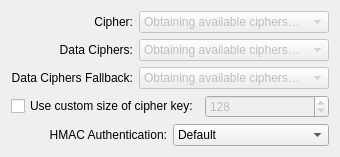
     <widget class="QWidget" name="securityTab">
      <attribute name="title">
       <string>Security</string>
      </attribute>
      <layout class="QVBoxLayout" name="verticalLayout_7">
       <item>
        <layout class="QHBoxLayout" name="horizontalLayout">
         <item>
          <widget class="QLabel" name="label_3">
           <property name="toolTip">
            <string>Encrypt packets with cipher algorithm. The default is BF-CBC (Blowfish in Cipher
Block Chaining mode).</string>
           </property>
           <property name="text">
            <string>Cipher:</string>
           </property>
           <property name="alignment">
            <set>Qt::AlignRight|Qt::AlignTrailing|Qt::AlignVCenter</set>
           </property>
           <property name="buddy">
            <cstring>cboCipher</cstring>
           </property>
          </widget>
         </item>
         <item>
          <widget class="QComboBox" name="cboCipher">
           <property name="enabled">
            <bool>false</bool>
           </property>
           <property name="sizePolicy">
            <sizepolicy hsizetype="Preferred" vsizetype="Fixed">
             <horstretch>0</horstretch>
             <verstretch>0</verstretch>
            </sizepolicy>
           </property>
           <property name="toolTip">
            <string>Encrypt packets with cipher algorithm. The default is BF-CBC (Blowfish in Cipher
Block Chaining mode).</string>
           </property>
           <item>
            <property name="text">
             <string>Obtaining available ciphers…</string>
            </property>
           </item>
          </widget>
         </item>
       </layout>
      </item>
      <item>
       <layout class="QHBoxLayout" name="horizontalLayout_dataCiphers">
        <item>
         <widget class="QLabel" name="labelDataCiphers">
          <property name="toolTip">
           <string>Data channel cipher list to negotiate (OpenVPN 2.5+).</string>
          </property>
          <property name="text">
           <string>Data Ciphers:</string>
          </property>
          <property name="alignment">
           <set>Qt::AlignRight|Qt::AlignTrailing|Qt::AlignVCenter</set>
          </property>
          <property name="buddy">
           <cstring>cboDataCiphers</cstring>
          </property>
         </widget>
        </item>
        <item>
         <widget class="QComboBox" name="cboDataCiphers">
          <property name="enabled">
           <bool>false</bool>
          </property>
          <item>
           <property name="text">
            <string>Obtaining available ciphers…</string>
           </property>
          </item>
         </widget>
        </item>
       </layout>
      </item>
      <item>
       <layout class="QHBoxLayout" name="horizontalLayout_dataCiphersFallback">
        <item>
         <widget class="QLabel" name="labelDataCiphersFallback">
          <property name="toolTip">
           <string>Fallback data cipher if negotiation fails (OpenVPN 2.5+).</string>
          </property>
          <property name="text">
           <string>Data Ciphers Fallback:</string>
          </property>
          <property name="alignment">
           <set>Qt::AlignRight|Qt::AlignTrailing|Qt::AlignVCenter</set>
          </property>
          <property name="buddy">
           <cstring>cboDataCiphersFallback</cstring>
          </property>
         </widget>
        </item>
        <item>
         <widget class="QComboBox" name="cboDataCiphersFallback">
          <property name="enabled">
           <bool>false</bool>
          </property>
          <item>
           <property name="text">
            <string>Obtaining available ciphers…</string>
           </property>
          </item>
         </widget>
        </item>
       </layout>
      </item>
      <item>
       <layout class="QHBoxLayout" name="horizontalLayout_6">
         <item>
          <widget class="QCheckBox" name="chkUseCustomCipherKey">
           <property name="toolTip">
            <string>Set cipher key size to a custom value. If unspecified, it defaults to cipher-specific size.</string>
           </property>
           <property name="layoutDirection">
            <enum>Qt::LeftToRight</enum>
           </property>
           <property name="text">
            <string>Use custom size of cipher key:</string>
           </property>
          </widget>
         </item>
         <item>
          <widget class="QSpinBox" name="sbCustomCipherKey">
           <property name="enabled">
            <bool>false</bool>
           </property>
           <property name="toolTip">
            <string>Set cipher key size to a custom value. If unspecified, it defaults to cipher-specific size.</string>
           </property>
           <property name="minimum">
            <number>1</number>
           </property>
           <property name="maximum">
            <number>65535</number>
           </property>
           <property name="value">
            <number>128</number>
           </property>
          </widget>
         </item>
        </layout>
       </item>
       <item>
        <layout class="QHBoxLayout" name="horizontalLayout_5">
         <item>
          <widget class="QLabel" name="label_4">
           <property name="toolTip">
            <string>Authenticate packets with HMAC using message digest algorithm. The default is SHA1.</string>
           </property>
           <property name="text">
            <string>HMAC Authentication:</string>
           </property>
           <property name="alignment">
            <set>Qt::AlignRight|Qt::AlignTrailing|Qt::AlignVCenter</set>
           </property>
           <property name="buddy">
            <cstring>cboHmac</cstring>
           </property>
          </widget>
         </item>
         <item>
          <widget class="QComboBox" name="cboHmac">
           <property name="sizePolicy">
            <sizepolicy hsizetype="Preferred" vsizetype="Fixed">
             <horstretch>0</horstretch>
             <verstretch>0</verstretch>
            </sizepolicy>
           </property>
           <property name="toolTip">
            <string>Authenticate packets with HMAC using message digest algorithm. The default is SHA1.</string>
           </property>
           <item>
            <property name="text">
             <string comment="like in use Default configuration">Default</string>
            </property>
           </item>
           <item>
            <property name="text">
             <string comment="like in None setting selected">None</string>
            </property>
           </item>
           <item>
            <property name="text">
             <string>MD-4</string>
            </property>
           </item>
           <item>
            <property name="text">
             <string>MD-5</string>
            </property>
           </item>
           <item>
            <property name="text">
             <string>SHA-1</string>
            </property>
           </item>
           <item>
            <property name="text">
             <string>SHA-224</string>
            </property>
           </item>
           <item>
            <property name="text">
             <string>SHA-256</string>
            </property>
           </item>
           <item>
            <property name="text">
             <string>SHA-384</string>
            </property>
           </item>
           <item>
            <property name="text">
             <string>SHA-512</string>
            </property>
           </item>
           <item>
            <property name="text">
             <string>RIPEMD-160</string>
            </property>
           </item>
          </widget>
         </item>
        </layout>
       </item>
       <item>
        <spacer name="verticalSpacer_6">
         <property name="orientation">
          <enum>Qt::Vertical</enum>
         </property>
         <property name="sizeHint" stdset="0">
          <size>
           <width>20</width>
           <height>0</height>
          </size>
         </property>
        </spacer>
       </item>
      </layout>
     </widget>
